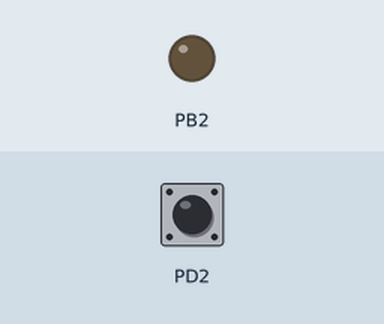
A program run on a simulated ATmega328P, built with avr-gcc and emulated at 16 MHz. Parts: output pins drawn as LEDs (lit = HIGH). The test bench sets the inputs (shaded band); at power-on: PD2 HIGH.

Above: at 1.2 s.
1.3 s: PD2 pulled LOW for 0.15 s
At 2.3 s:
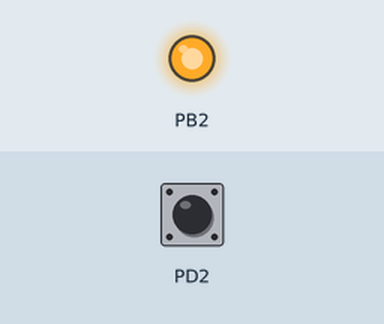
Timing chart, 0 to 4.3 s (numbered marks = the images above; inputs shaded):
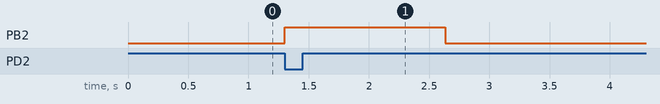

Measured:
- after the input at 1.3 s, PB2: LOW → HIGH at once, → LOW 1.3 s later

The program:

main.c
```c
/*
 * DA2B_2_C.c
 *
 * Created: 10/3/2019 11:36:25 AM
 * Author : Dilbert
 */
#define F_CPU 16000000UL

#include <avr/io.h>
#include <util/delay.h>
#include <avr/interrupt.h>

//#define cli() asm volatile("cli"::)
//#define sei() asm volatile("sei"::)
int main(void)
{
	DDRB = 1<<2;		//	PB.2 set as output
	PORTD = 1<<2;		//	Enable Pull up resistor on PORTD.2
	EICRA = 0X2;		//	Set as a falling edge interrupt

	EIMSK = (1<<INT0);	//	THIS ENABLES THE INTERUPT "INT0" (note: INT0 is a global constant from <avr/interrupt.h>)
	sei();				//	set the global interrupt enable
    while (1)			// General program loop for what ever is needed.
    {
    }
}

	ISR (INT0_vect)			// Interrupt Sub Routine for external interrupt 0
	{
		PORTB = 1<<2;		// PORTB.2 output high
		_delay_ms(1333);	// Delay for 1.333 seconds
		PORTB = (0<<2);		// PORTB.2 output low
	}
```
